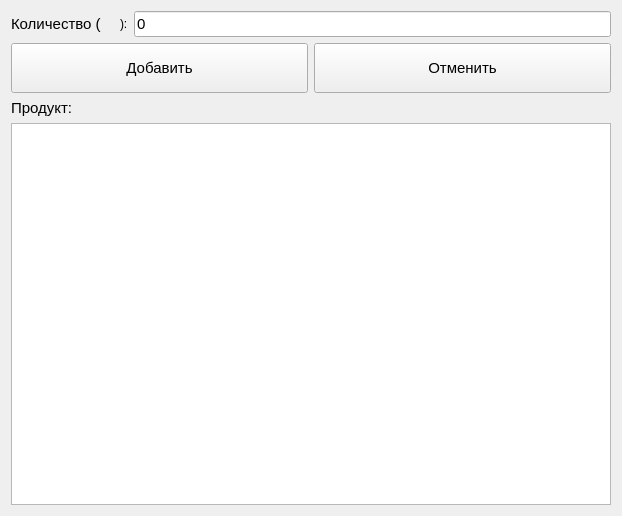
<?xml version="1.0" encoding="UTF-8"?>
<ui version="4.0">
 <class>FormOrderPosition</class>
 <widget class="QWidget" name="FormOrderPosition">
  <property name="geometry">
   <rect>
    <x>0</x>
    <y>0</y>
    <width>622</width>
    <height>516</height>
   </rect>
  </property>
  <property name="windowTitle">
   <string>Добавление позиции</string>
  </property>
  <layout class="QVBoxLayout" name="verticalLayout_2">
   <item>
    <layout class="QVBoxLayout" name="verticalLayout">
     <item>
      <layout class="QVBoxLayout" name="verticalLayout_3">
       <item>
        <layout class="QHBoxLayout" name="horizontalLayout">
         <item>
          <widget class="QLabel" name="label_2">
           <property name="font">
            <font>
             <pointsize>11</pointsize>
            </font>
           </property>
           <property name="text">
            <string>&lt;html&gt;&lt;head/&gt;&lt;body&gt;&lt;p&gt;Количество (&lt;/p&gt;&lt;/body&gt;&lt;/html&gt;</string>
           </property>
          </widget>
         </item>
         <item>
          <widget class="QLabel" name="lblUnit">
           <property name="text">
            <string/>
           </property>
          </widget>
         </item>
         <item>
          <widget class="QLabel" name="label_3">
           <property name="text">
            <string>):</string>
           </property>
          </widget>
         </item>
         <item>
          <widget class="QLineEdit" name="txtQuantity">
           <property name="font">
            <font>
             <pointsize>11</pointsize>
            </font>
           </property>
           <property name="text">
            <string>0</string>
           </property>
          </widget>
         </item>
        </layout>
       </item>
       <item>
        <layout class="QHBoxLayout" name="horizontalLayout_2">
         <item>
          <widget class="QPushButton" name="cmdSelect">
           <property name="minimumSize">
            <size>
             <width>0</width>
             <height>50</height>
            </size>
           </property>
           <property name="font">
            <font>
             <pointsize>11</pointsize>
            </font>
           </property>
           <property name="text">
            <string>Добавить</string>
           </property>
          </widget>
         </item>
         <item>
          <widget class="QPushButton" name="cmdCancel">
           <property name="minimumSize">
            <size>
             <width>0</width>
             <height>50</height>
            </size>
           </property>
           <property name="font">
            <font>
             <pointsize>11</pointsize>
            </font>
           </property>
           <property name="text">
            <string>Отменить</string>
           </property>
          </widget>
         </item>
        </layout>
       </item>
       <item>
        <widget class="QLabel" name="label">
         <property name="font">
          <font>
           <pointsize>11</pointsize>
          </font>
         </property>
         <property name="text">
          <string>Продукт:</string>
         </property>
        </widget>
       </item>
       <item>
        <widget class="QTableView" name="tv">
         <property name="editTriggers">
          <set>QAbstractItemView::NoEditTriggers</set>
         </property>
         <property name="showDropIndicator" stdset="0">
          <bool>false</bool>
         </property>
         <property name="dragDropOverwriteMode">
          <bool>false</bool>
         </property>
         <property name="selectionMode">
          <enum>QAbstractItemView::SingleSelection</enum>
         </property>
         <property name="selectionBehavior">
          <enum>QAbstractItemView::SelectRows</enum>
         </property>
        </widget>
       </item>
      </layout>
     </item>
    </layout>
   </item>
  </layout>
 </widget>
 <resources/>
 <connections/>
</ui>
